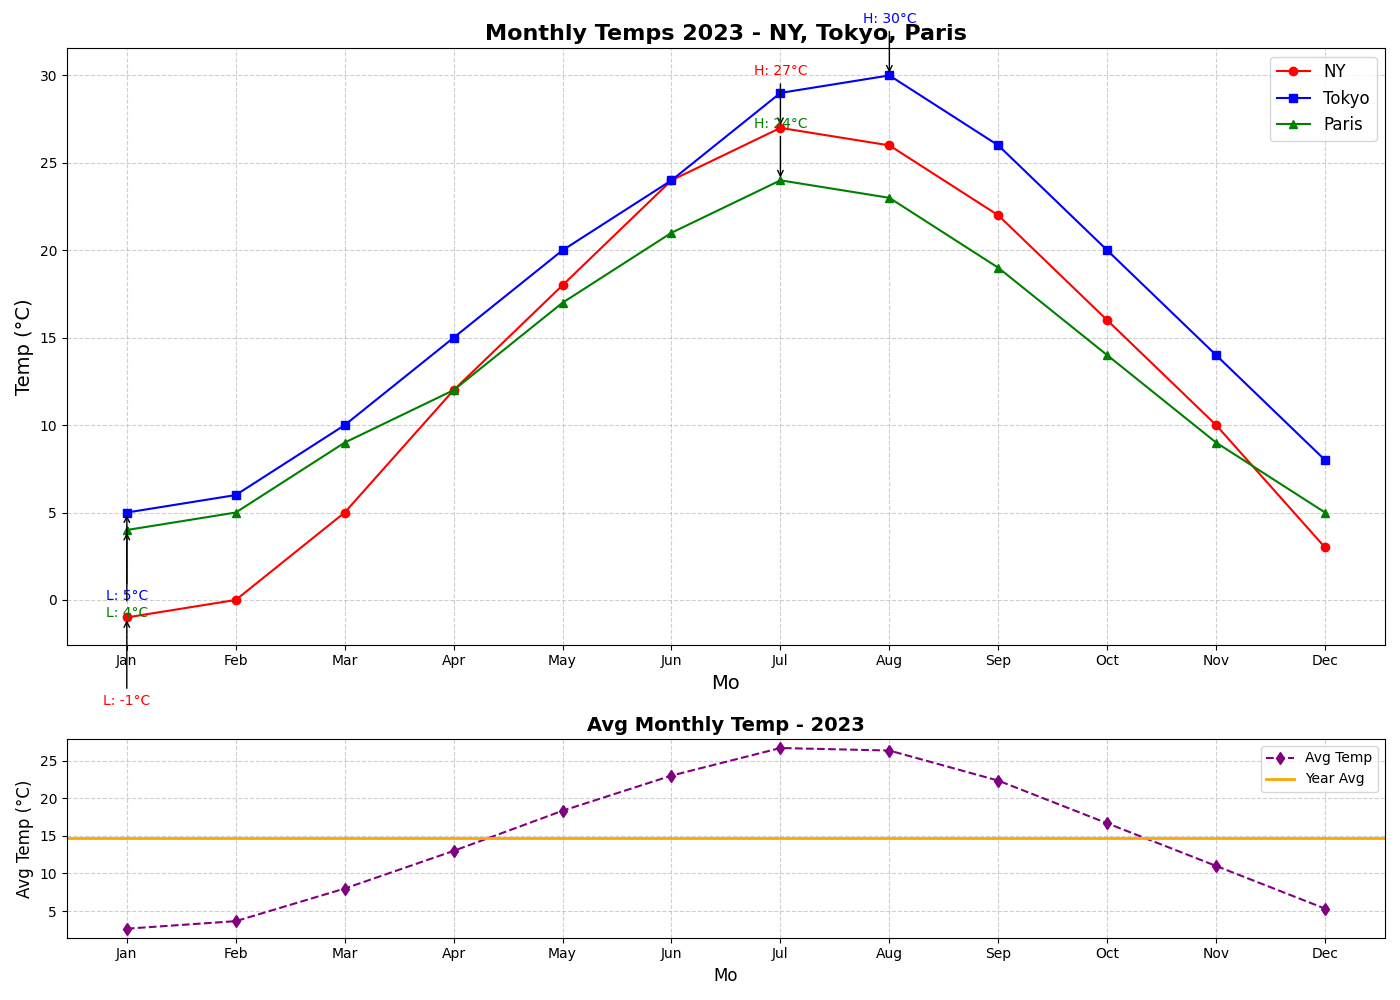

Reproduce this figure in Python.
import matplotlib.pyplot as plt
import numpy as np

months = np.array(["Jan", "Feb", "Mar", "Apr", "May", "Jun", "Jul", "Aug", "Sep", "Oct", "Nov", "Dec"])
new_york_temps = np.array([-1, 0, 5, 12, 18, 24, 27, 26, 22, 16, 10, 3])
tokyo_temps = np.array([5, 6, 10, 15, 20, 24, 29, 30, 26, 20, 14, 8])
paris_temps = np.array([4, 5, 9, 12, 17, 21, 24, 23, 19, 14, 9, 5])

avg_temps = (new_york_temps + tokyo_temps + paris_temps) / 3

fig, (ax1, ax2) = plt.subplots(2, 1, figsize=(14, 10), gridspec_kw={'height_ratios': [3, 1]})

ax1.plot(months, new_york_temps, label="NY", linestyle='-', color='red', marker='o')
ax1.plot(months, tokyo_temps, label="Tokyo", linestyle='-', color='blue', marker='s')
ax1.plot(months, paris_temps, label="Paris", linestyle='-', color='green', marker='^')

cities_data = {'NY': new_york_temps, 'Tokyo': tokyo_temps, 'Paris': paris_temps}
colors = ['red', 'blue', 'green']
markers = ['o', 's', '^']

for i, (city, temps) in enumerate(cities_data.items()):
    max_temp = max(temps)
    min_temp = min(temps)
    ax1.annotate(f'H: {max_temp}°C', xy=(months[temps.argmax()], max_temp), 
                 xytext=(months[temps.argmax()], max_temp + 3), ha='center',
                 color=colors[i], fontsize=10, arrowprops=dict(facecolor=colors[i], arrowstyle='->'))
    ax1.annotate(f'L: {min_temp}°C', xy=(months[temps.argmin()], min_temp), 
                 xytext=(months[temps.argmin()], min_temp - 5), ha='center',
                 color=colors[i], fontsize=10, arrowprops=dict(facecolor=colors[i], arrowstyle='->'))

ax1.set_title("Monthly Temps 2023 - NY, Tokyo, Paris", fontsize=16, fontweight='bold')
ax1.set_xlabel("Mo", fontsize=14)
ax1.set_ylabel("Temp (°C)", fontsize=14)
ax1.legend(loc="upper right", fontsize=12)
ax1.grid(True, linestyle='--', alpha=0.6)

ax2.plot(months, avg_temps, label="Avg Temp", linestyle='--', color='purple', marker='d')
ax2.axhline(y=avg_temps.mean(), color='orange', linestyle='-', linewidth=2, label="Year Avg")

ax2.set_title("Avg Monthly Temp - 2023", fontsize=14, fontweight='bold')
ax2.set_xlabel("Mo", fontsize=12)
ax2.set_ylabel("Avg Temp (°C)", fontsize=12)
ax2.legend(loc="upper right", fontsize=10)
ax2.grid(True, linestyle='--', alpha=0.6)

plt.tight_layout()
plt.show()
